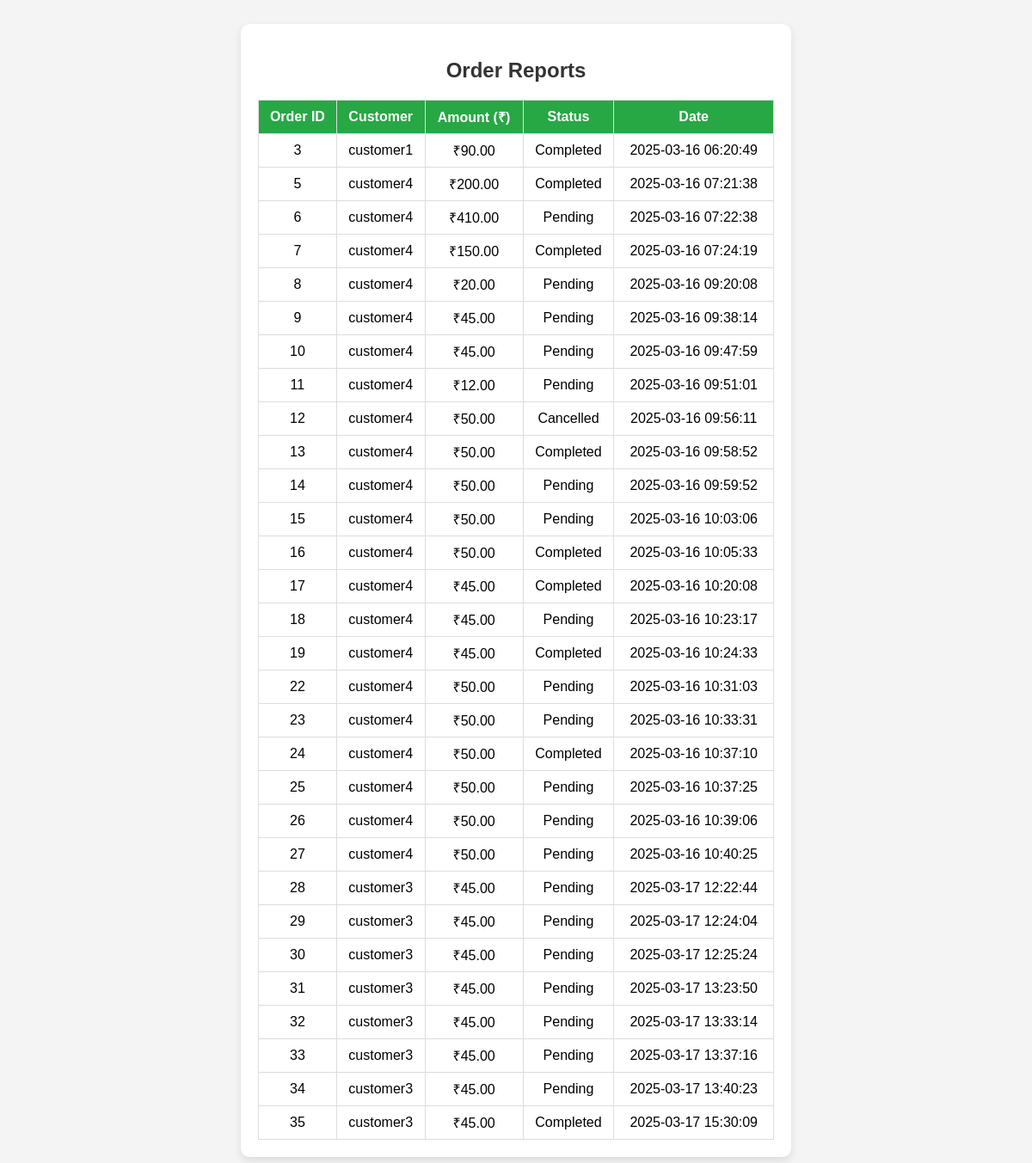
Screenshot of /reports.php (signed in) with the database file from the repository.
### tables this page shows
CREATE TABLE `orders` (
  `id` int NOT NULL AUTO_INCREMENT,
  `product_id` int DEFAULT NULL,
  `user_id` int NOT NULL,
  `total_price` decimal(10,2) NOT NULL,
  `order_date` timestamp NULL DEFAULT CURRENT_TIMESTAMP,
  `status` enum('Pending','Completed','Cancelled') DEFAULT 'Pending',
  PRIMARY KEY (`id`),
  KEY `product_id` (`product_id`),
  KEY `fk_orders_user` (`user_id`),
  CONSTRAINT `fk_orders_user` FOREIGN KEY (`user_id`) REFERENCES `user` (`id`) ON DELETE CASCADE,
  CONSTRAINT `orders_ibfk_1` FOREIGN KEY (`product_id`) REFERENCES `products` (`id`) ON DELETE CASCADE
);

CREATE TABLE `user` (
  `id` int NOT NULL AUTO_INCREMENT,
  `username` varchar(50) NOT NULL,
  `email` varchar(100) NOT NULL,
  `password` varchar(255) NOT NULL,
  `role` enum('admin','staff','customer') NOT NULL DEFAULT 'customer',
  `phone` varchar(20) DEFAULT NULL,
  `address` text,
  `created_at` timestamp NULL DEFAULT CURRENT_TIMESTAMP,
  PRIMARY KEY (`id`),
  UNIQUE KEY `username` (`username`),
  UNIQUE KEY `email` (`email`)
);

### reports.php (the view, shortened to what this page needs)
<?php
require 'db.php';
$sql = "SELECT o.id AS order_id, u.username AS customer_name,
               COALESCE(o.total_price, 0) AS amount,
               COALESCE(o.status, 'Pending') AS status,
               COALESCE(o.order_date, 'N/A') AS order_date
        FROM orders o
        JOIN user u ON o.user_id = u.id";
$result = $conn->query($sql);
?>
<!DOCTYPE html>
<html lang="en">
<head>
</head>
<body>
<div class="container">
    <h2>Order Reports</h2>
    <table>
        <tr>
            <th>Order ID</th>
            <th>Customer</th>
            <th>Amount (₹)</th>
            <th>Status</th>
            <th>Date</th>
        </tr>
        <?php while ($row = $result->fetch_assoc()): ?>
        <tr>
            <td><?php echo $row['order_id']; ?></td>
            <td><?php echo htmlspecialchars($row['customer_name']); ?></td>
            <td>₹<?php echo number_format($row['amount'], 2); ?></td>
            <td><?php echo htmlspecialchars($row['status']); ?></td>
            <td><?php echo $row['order_date']; ?></td>
        </tr>
        <?php endwhile; ?>
    </table>
</div>
</body>
</html>

### reports.php (style rules this page uses)
body { font-family: Arial, sans-serif; background: #f4f4f4; text-align: center; padding: 20px; }
.container { background: #fff; max-width: 600px; margin: auto; padding: 20px; border-radius: 10px; box-shadow: 0 4px 10px rgba(0, 0, 0, 0.1); }
h2 { color: #333; }
table { width: 100%; border-collapse: collapse; margin-top: 10px; }
th, td { border: 1px solid #ddd; padding: 8px; text-align: center; }
th { background: #28a745; color: white; }

### rows the page displays
orders: id "3", user.username "customer1", amount "90.00", status "Completed", order_date "2025-03-16 06:20:49"
orders: id "5", user.username "customer4", amount "200.00", status "Completed", order_date "2025-03-16 07:21:38"
orders: id "6", user.username "customer4", amount "410.00", status "Pending", order_date "2025-03-16 07:22:38"
orders: id "7", user.username "customer4", amount "150.00", status "Completed", order_date "2025-03-16 07:24:19"
orders: id "8", user.username "customer4", amount "20.00", status "Pending", order_date "2025-03-16 09:20:08"
orders: id "9", user.username "customer4", amount "45.00", status "Pending", order_date "2025-03-16 09:38:14"
orders: id "10", user.username "customer4", amount "45.00", status "Pending", order_date "2025-03-16 09:47:59"
orders: id "11", user.username "customer4", amount "12.00", status "Pending", order_date "2025-03-16 09:51:01"
orders: id "12", user.username "customer4", amount "50.00", status "Cancelled", order_date "2025-03-16 09:56:11"
orders: id "13", user.username "customer4", amount "50.00", status "Completed", order_date "2025-03-16 09:58:52"
orders: id "14", user.username "customer4", amount "50.00", status "Pending", order_date "2025-03-16 09:59:52"
orders: id "15", user.username "customer4", amount "50.00", status "Pending", order_date "2025-03-16 10:03:06"
orders: id "16", user.username "customer4", amount "50.00", status "Completed", order_date "2025-03-16 10:05:33"
orders: id "17", user.username "customer4", amount "45.00", status "Completed", order_date "2025-03-16 10:20:08"
orders: id "18", user.username "customer4", amount "45.00", status "Pending", order_date "2025-03-16 10:23:17"
orders: id "19", user.username "customer4", amount "45.00", status "Completed", order_date "2025-03-16 10:24:33"
orders: id "22", user.username "customer4", amount "50.00", status "Pending", order_date "2025-03-16 10:31:03"
orders: id "23", user.username "customer4", amount "50.00", status "Pending", order_date "2025-03-16 10:33:31"
orders: id "24", user.username "customer4", amount "50.00", status "Completed", order_date "2025-03-16 10:37:10"
orders: id "25", user.username "customer4", amount "50.00", status "Pending", order_date "2025-03-16 10:37:25"
orders: id "26", user.username "customer4", amount "50.00", status "Pending", order_date "2025-03-16 10:39:06"
orders: id "27", user.username "customer4", amount "50.00", status "Pending", order_date "2025-03-16 10:40:25"
orders: id "28", user.username "customer3", amount "45.00", status "Pending", order_date "2025-03-17 12:22:44"
orders: id "29", user.username "customer3", amount "45.00", status "Pending", order_date "2025-03-17 12:24:04"
orders: id "30", user.username "customer3", amount "45.00", status "Pending", order_date "2025-03-17 12:25:24"
orders: id "31", user.username "customer3", amount "45.00", status "Pending", order_date "2025-03-17 13:23:50"
orders: id "32", user.username "customer3", amount "45.00", status "Pending", order_date "2025-03-17 13:33:14"
orders: id "33", user.username "customer3", amount "45.00", status "Pending", order_date "2025-03-17 13:37:16"
orders: id "34", user.username "customer3", amount "45.00", status "Pending", order_date "2025-03-17 13:40:23"
orders: id "35", user.username "customer3", amount "45.00", status "Completed", order_date "2025-03-17 15:30:09"
